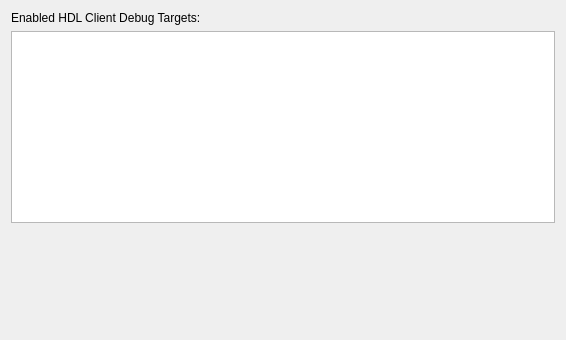
<?xml version="1.0" encoding="UTF-8"?>
<ui version="4.0">
 <class>CDebugTargetsPage</class>
 <widget class="QWizardPage" name="CDebugTargetsPage">
  <property name="geometry">
   <rect>
    <x>0</x>
    <y>0</y>
    <width>566</width>
    <height>340</height>
   </rect>
  </property>
  <property name="windowTitle">
   <string>WizardPage</string>
  </property>
  <property name="title">
   <string>HDL Client Debug Targets</string>
  </property>
  <property name="subTitle">
   <string>These targets are targets that require a specific make target at a specific directory</string>
  </property>
  <layout class="QGridLayout" name="gridLayout">
   <item row="2" column="1">
    <spacer name="verticalSpacer">
     <property name="orientation">
      <enum>Qt::Vertical</enum>
     </property>
     <property name="sizeHint" stdset="0">
      <size>
       <width>20</width>
       <height>40</height>
      </size>
     </property>
    </spacer>
   </item>
   <item row="1" column="1" colspan="2">
    <widget class="QListView" name="debugTargets"/>
   </item>
   <item row="0" column="1" colspan="2">
    <widget class="QLabel" name="label">
     <property name="text">
      <string>Enabled HDL Client Debug Targets:</string>
     </property>
    </widget>
   </item>
  </layout>
 </widget>
 <resources>
  <include location="../MainWindow/MainWindow.qrc"/>
 </resources>
 <connections/>
</ui>
